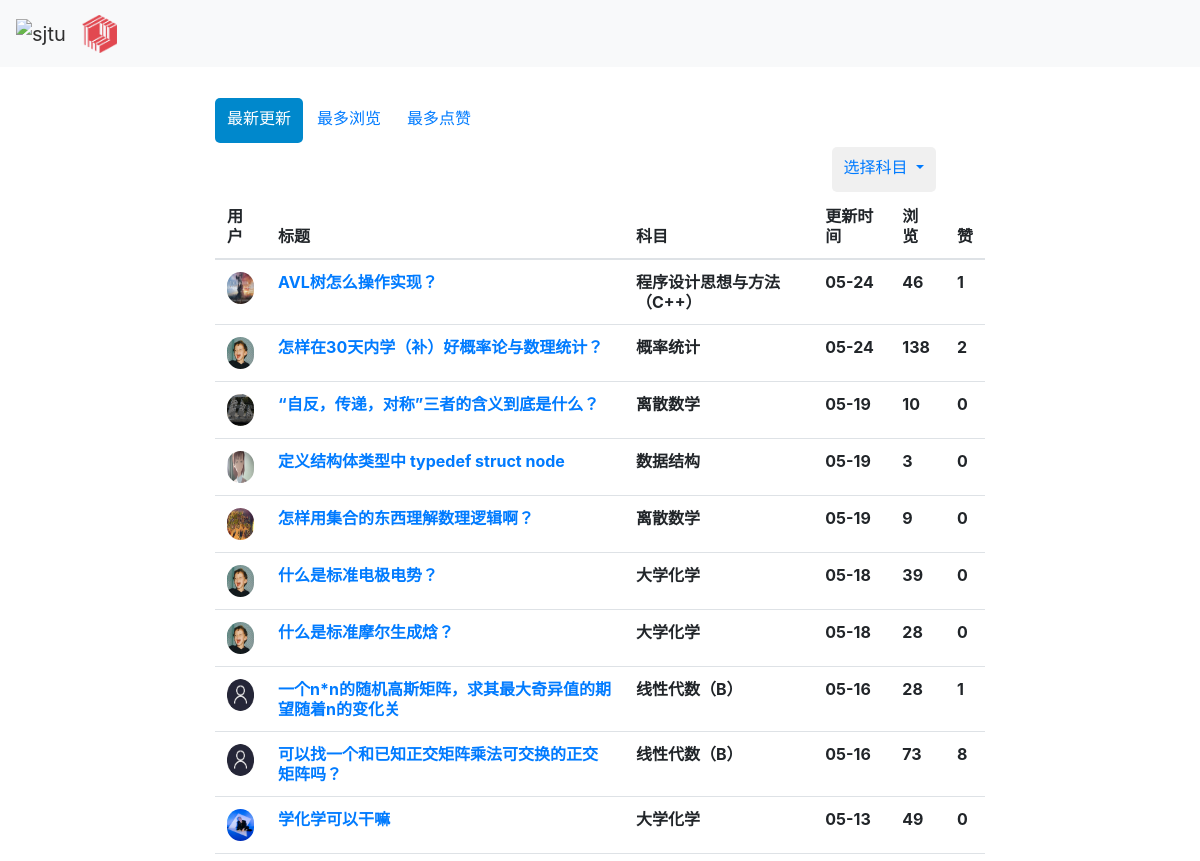
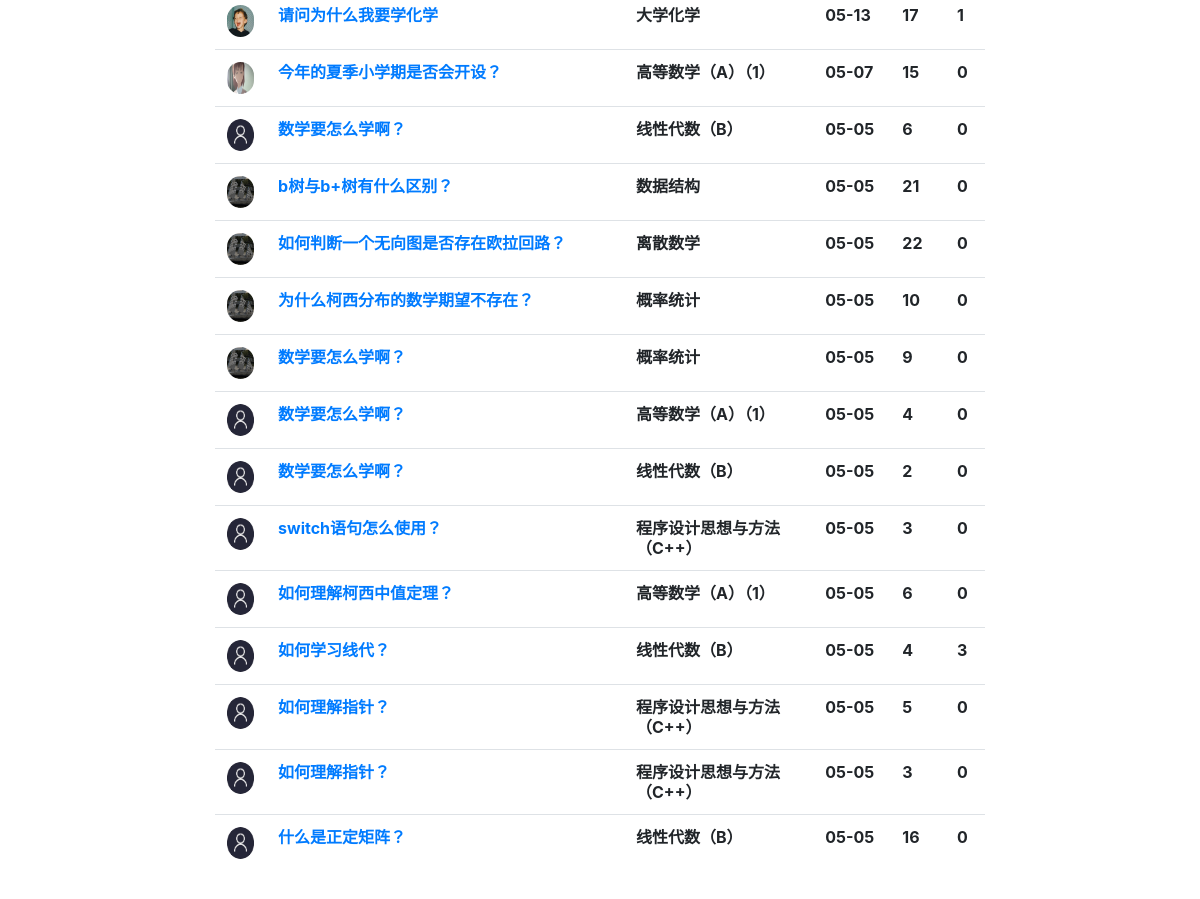
The page /qas_system/all_question/ on the database as committed earlier (2 pictures, top to bottom).
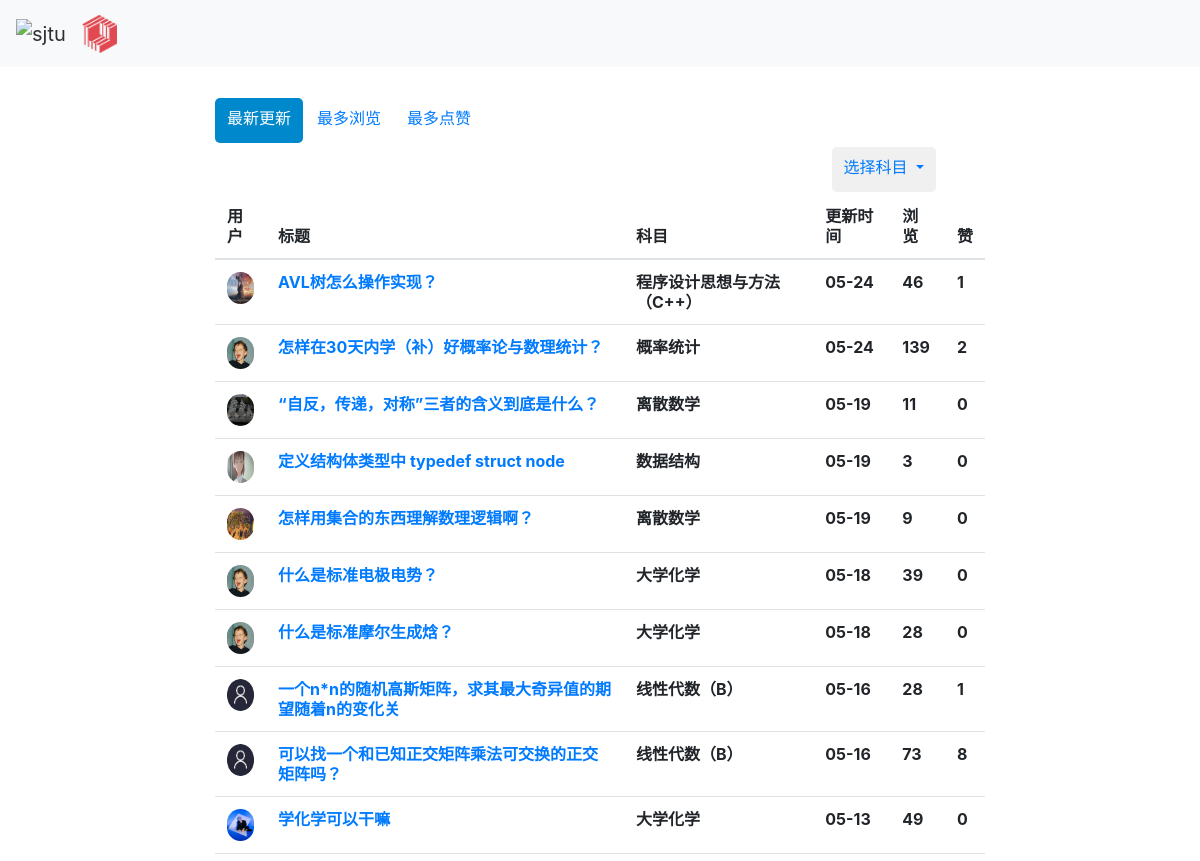
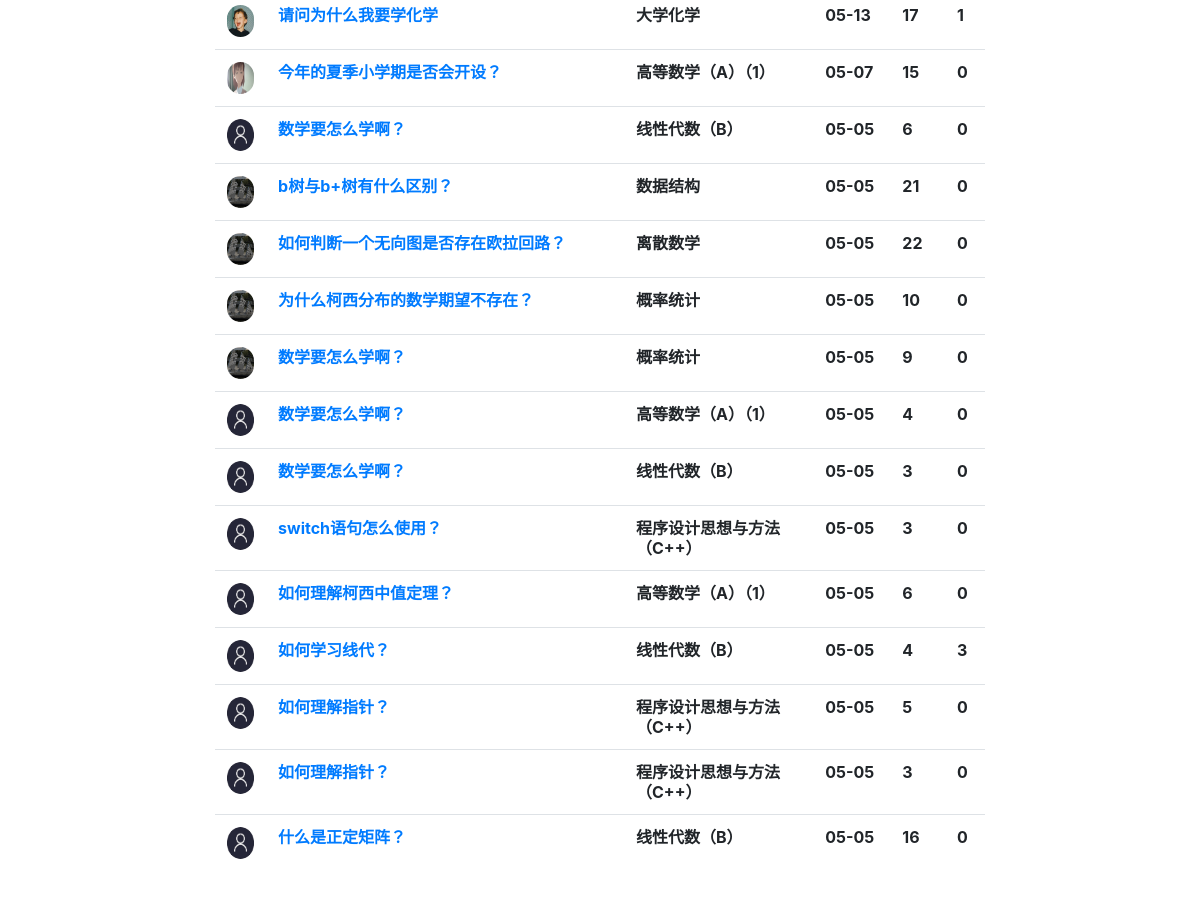
The same page on the database as committed later (2 pictures, top to bottom).
### qas_system/models.py (models this page shows, shortened)
class Question(models.Model):
    question_title = models.CharField(verbose_name='标题', max_length=30, blank=False)
    question_text = RichTextField(verbose_name='具体描述')
    question_subject = models.ForeignKey('Subject', verbose_name='科目', on_delete=models.CASCADE)
    pub_date = models.DateTimeField(auto_now=True, verbose_name='提问日期')
    page_views = models.PositiveIntegerField(default=0, verbose_name='浏览量')
    questioner = models.ForeignKey('User', verbose_name='提问者', on_delete=models.CASCADE)
    good_num = models.IntegerField(default=0, verbose_name='点赞量')

class User(models.Model):
    user_name = models.CharField(verbose_name='用户名', max_length=30, blank=False, unique=True)
    password = models.CharField(verbose_name='密码', max_length=30, blank=False)
    avatar = models.ImageField(upload_to='avatar/', verbose_name='头像', blank=True, null=True)
    email = models.EmailField(default='', verbose_name='邮箱', blank=True, null=True)
    bio = models.TextField(max_length=500, default='', verbose_name='个人简介', blank=True, null=True)
    college = models.CharField(max_length=30, default='', verbose_name='学院', blank=True, null=True)
    major = models.CharField(max_length=20, default='', verbose_name='专业', blank=True, null=True)
    grade = models.CharField(max_length=20, default='', verbose_name='年级', blank=True, null=True)
    sex = models.CharField(max_length=2, default='', verbose_name='性别', blank=True, null=True)
    collect_question = models.ManyToManyField('Question')

class Subject(models.Model):
    name = models.CharField(max_length=30, unique=True, verbose_name='科目名称')
    def __str__(self):
        return self.name

### qas_system/views.py (the view)
# urls.py: path('all_question/', views.all_question),  # 浏览所有问题 按照时间顺序排列
def all_question(request):
    all_question_list = Question.objects.all().order_by('-pub_date')
    all_subject = Subject.objects.all()
    try:
        user = models.User.objects.get(id=request.session['user_id'])
    except KeyError:
        user = None
    return render(request, 'all_question.html', {'all_question_list': all_question_list, 'all_subject': all_subject,
                                                 'user':user})

### templates/all_question.html (shortened to what this page needs)
{% extends 'base.html' %}
{% load static %}
{% block link_before %}
    <link href="{% static 'bootstrap-combined.min.css' %}" rel="stylesheet">
{% endblock %}
{% block link_after %}
    <link href="{% static 'layoutit.css'%}" rel="stylesheet">
{% endblock %}
{% block content %}
<div class="container-fluid">
<div class="row-fluid">
<div class="span2"></div>
<div class="span8">
<ul class="nav nav-pills">
{% if sequencing == 1 %}
  <li role="presentation"><a href="/qas_system/all_question/2/" style="height: 45px; line-height: 25px">最新更新</a></li>
  <li role="presentation"><a href="/qas_system/all_question/0/" style="height: 45px; line-height: 25px">最多浏览</a></li>
  <li role="presentation" class="active"><a href="/qas_system/all_question/1/" style="height: 45px; line-height: 25px">最多点赞</a></li>
{% else %}
  <li role="presentation" class="active"><a href="/qas_system/all_question/2/" style="height: 45px; line-height: 25px">最新更新</a></li>
  <li role="presentation"><a href="/qas_system/all_question/0/" style="height: 45px; line-height: 25px">最多浏览</a></li>
  <li role="presentation"><a href="/qas_system/all_question/1/" style="height: 45px; line-height: 25px">最多点赞</a></li>
{% endif %}
  <a></a>
  <li role="presentation" class="dropdown">
    <a class="dropdown-toggle" data-toggle="dropdown" href="#" role="button" aria-haspopup="true" aria-expanded="false" style="height: 45px; line-height: 25px; background-color: rgba(240,240,240)">
      选择科目
    </a>
</ul>
<table class="table">
	<thead>
		<tr>
            <th>用户</th>
			<th>标题</th>
			<th>科目</th>
			<th>更新时间</th>
            <th>浏览</th>
            <th>赞</th>
		</tr>
	</thead>
	<tbody>
     {% if all_question_list %}
     {% for question in all_question_list %}
     <tr>
        <th>{% csrf_token %}
            {% if question.questioner.avatar %}
                <img src="{{ question.questioner.avatar.url }}" class="img-circle" style="width: 32px; height: 32px"/>
            {% else %}
                <img class="img-circle" style="width: 32px; height: 32px">
            {% endif %}
            <br> </th>
        <th> <a href="/qas_system/question/{{ question.id }}/">{{ question.question_title }}<br></a> </th>
        <th>{{ question.question_subject }} <br> </th>
        <th>{{ question.pub_date.date|date:'m-d' }}<br> </th>
        <th>{{ question.page_views }} <br> </th>
        <th>{{ question.good_num }}<br> </th>
     </tr>
                {% endfor %}
      {% endif %}
	</tbody>
</table>
</div>
<div class="span2"></div>
</div>
</div>
{% endblock %}

Rows that differ between the two databases and show on the page:
changed Question "怎样在30天内学（补）好概率论与数理统计？": page_views "138" → "139"
changed Question "“自反，传递，对称”三者的含义到底是什么？": page_views "10" → "11"
changed Question (number 19 of 25 on the later page): page_views "2" → "3"
